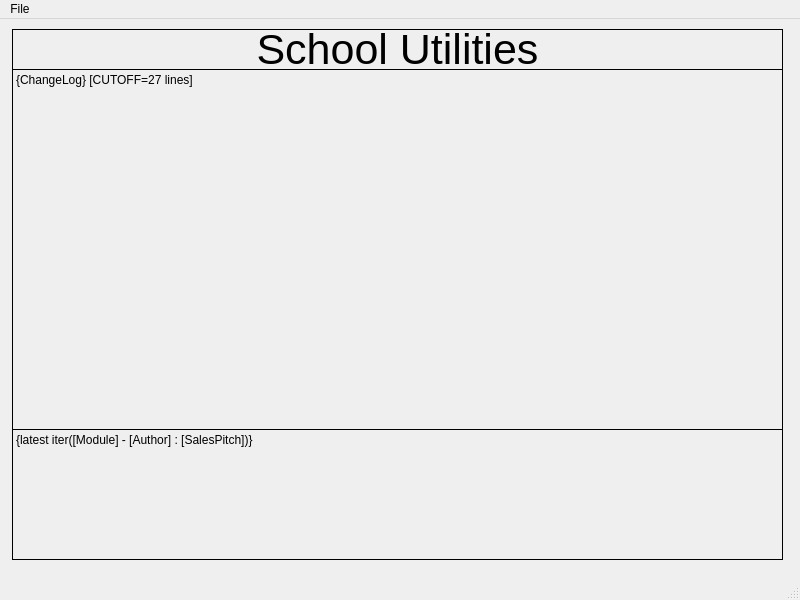
<?xml version="1.0" encoding="UTF-8"?>
<ui version="4.0">
 <class>MainWindow</class>
 <widget class="QMainWindow" name="MainWindow">
  <property name="geometry">
   <rect>
    <x>0</x>
    <y>0</y>
    <width>800</width>
    <height>600</height>
   </rect>
  </property>
  <property name="windowTitle">
   <string>MainWindow</string>
  </property>
  <widget class="QWidget" name="centralwidget">
   <widget class="QLabel" name="titleBar">
    <property name="geometry">
     <rect>
      <x>12</x>
      <y>10</y>
      <width>771</width>
      <height>41</height>
     </rect>
    </property>
    <property name="font">
     <font>
      <pointsize>32</pointsize>
     </font>
    </property>
    <property name="frameShape">
     <enum>QFrame::Box</enum>
    </property>
    <property name="text">
     <string>School Utilities</string>
    </property>
    <property name="alignment">
     <set>Qt::AlignCenter</set>
    </property>
   </widget>
   <widget class="QLabel" name="changeLog">
    <property name="geometry">
     <rect>
      <x>12</x>
      <y>50</y>
      <width>771</width>
      <height>361</height>
     </rect>
    </property>
    <property name="frameShape">
     <enum>QFrame::Box</enum>
    </property>
    <property name="text">
     <string>{ChangeLog} [CUTOFF=27 lines]</string>
    </property>
    <property name="alignment">
     <set>Qt::AlignLeading|Qt::AlignLeft|Qt::AlignTop</set>
    </property>
   </widget>
   <widget class="QLabel" name="latestModules">
    <property name="geometry">
     <rect>
      <x>12</x>
      <y>410</y>
      <width>771</width>
      <height>131</height>
     </rect>
    </property>
    <property name="frameShape">
     <enum>QFrame::Box</enum>
    </property>
    <property name="text">
     <string>{latest iter([Module] - [Author] : [SalesPitch])}</string>
    </property>
    <property name="alignment">
     <set>Qt::AlignLeading|Qt::AlignLeft|Qt::AlignTop</set>
    </property>
   </widget>
  </widget>
  <widget class="QMenuBar" name="menubar">
   <property name="geometry">
    <rect>
     <x>0</x>
     <y>0</y>
     <width>800</width>
     <height>21</height>
    </rect>
   </property>
   <widget class="QMenu" name="menuFile">
    <property name="title">
     <string>File</string>
    </property>
    <widget class="QMenu" name="menuModules">
     <property name="title">
      <string>Modules</string>
     </property>
     <addaction name="action_ModuleStore"/>
     <addaction name="separator"/>
     <addaction name="action_ModulePlaceHolder"/>
    </widget>
    <addaction name="actionCheck_For_Updates"/>
    <addaction name="separator"/>
    <addaction name="menuModules"/>
    <addaction name="actionReport"/>
    <addaction name="actionContact"/>
   </widget>
   <addaction name="menuFile"/>
  </widget>
  <widget class="QStatusBar" name="statusbar"/>
  <action name="actionCheck_For_Updates">
   <property name="text">
    <string>Check For Updates</string>
   </property>
  </action>
  <action name="action_ModuleStore">
   <property name="text">
    <string>Module Store</string>
   </property>
  </action>
  <action name="action_ModulePlaceHolder">
   <property name="text">
    <string>{ModuleName}</string>
   </property>
  </action>
  <action name="actionReport">
   <property name="text">
    <string>Report</string>
   </property>
  </action>
  <action name="actionContact">
   <property name="text">
    <string>Contact</string>
   </property>
  </action>
  <action name="actionQuit">
   <property name="text">
    <string>Quit</string>
   </property>
  </action>
 </widget>
 <resources/>
 <connections/>
</ui>
